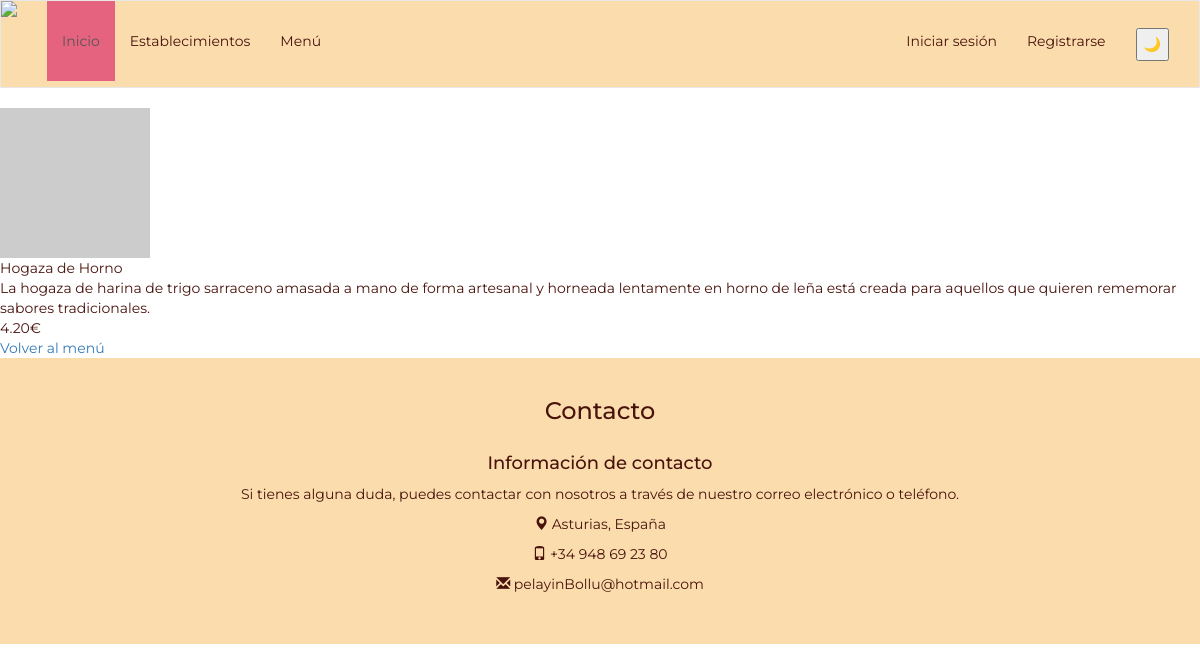
Screenshot of /pagina_destino.php?id=2 with the database file from the repository.
### tables this page shows
CREATE TABLE `productos` (
  `id` int NOT NULL AUTO_INCREMENT,
  `nombre` varchar(45) DEFAULT NULL,
  `descripcion` varchar(255) DEFAULT NULL,
  `precio` decimal(4,2) DEFAULT NULL,
  `categorias_id` int NOT NULL,
  `imagen` longblob NOT NULL,
  PRIMARY KEY (`id`),
  KEY `fk_Productos_Categorias_idx` (`categorias_id`),
  CONSTRAINT `fk_Productos_Categorias` FOREIGN KEY (`categorias_id`) REFERENCES `categorias` (`id`)
);

### pagina_destino.php (the view, shortened to what this page needs)
<?php
include 'includes/templates/header.php';
$bd = conectarDB();
if (isset($_GET['id'])) {
    $idProducto = $_GET['id'];
    $consulta = $bd->prepare("SELECT id, nombre, descripcion, precio, imagen FROM productos WHERE id = ?");
    $consulta->bind_param("i", $idProducto);
    $consulta->execute();
    $resultado = $consulta->get_result();
    $producto = $resultado->fetch_assoc();
    if ($producto) {
        ?>
        <body>
            <div class="producto-destino">
                <?php
                if (!empty($producto['imagen'])) {
                    echo "<div class='celda-imagen-destino'><img class='imagen-producto-destino' src='../imagenes/" . $producto['imagen'] . "'></div>";
                } else {
                    echo "<div class='celda-imagen'-destino><img class='imagen-producto-destino' src='https://via.placeholder.com/150'></div>";
                }
                ?>
                <div class="celda-nombre-destino">
                    <?= isset($producto['nombre']) ? $producto['nombre'] : '' ?>
                </div>
                <div class="celda-descripcion-destino">
                    <?= isset($producto['descripcion']) ? $producto['descripcion'] : '' ?>
                </div>
                <div class="celda-precio-destino">
                    <?= isset($producto['precio']) ? $producto['precio'] : '' ?>€
                </div>
                <div>
                    <a href="menu.php">Volver al menú</a>
                </div>
            </div>
        </body>
        <?php
    } else {
        echo "Producto no encontrado";
    }
} else {
    echo "ID de producto no proporcionado";
}
include 'includes/templates/footer.php';
?>

### includes/templates/header.php (shortened to what this page needs)
<!DOCTYPE html>
<html lang="es">
<head>
    <link rel='stylesheet' href='https://maxcdn.bootstrapcdn.com/bootstrap/3.3.7/css/bootstrap.min.css'>
    <link rel="stylesheet" href="styles/index.css" />
</head>
<body>
    <nav class="navbar navbar-default">
        <div class="container-fluid">
            <div class="navbar-header">
                <a class="navbar-brand" href="./index.php">
                    <img src="https://res.cloudinary.com/dbqqjaqqa/image/upload/v1489836162/smaller_size_logo_wigzr1.png"></img>
                </a>
            </div>
            <div class="collapse navbar-collapse" id="myNavbar">
                <ul class="nav navbar-nav">
                    <li class="active"><a href="./index.php">Inicio</a></li>
                    <li><a href="contacto.php">Establecimientos</a></li>
                    <li><a href="menu.php">Menú</a></li>
                </ul>
                <ul class="nav navbar-nav navbar-right">
                    <?php if (!isset($_SESSION['usuario'])) : ?>
                        <li><a href="inicioSesion.php">Iniciar sesión</a></li>
                        <li><a href="registro.php">Registrarse</a></li>
                    <?php endif; ?>
                    <li><a><button class="dark">🌙</button></a></li>
                </ul>
            </div>
        </div>
    </nav>
</body>
</html>

### includes/templates/footer.php (shortened to what this page needs)
<footer class="container-fluid text-center">
        <div class="row">
            <div>
                <h3>Contacto</h3>
                <h4>Información de contacto</h4>
                <p>Si tienes alguna duda, puedes contactar con nosotros a través de nuestro correo electrónico o
                    teléfono.</p>
                <p><span class="glyphicon glyphicon-map-marker"></span> Asturias, España</p>
                <p><span class="glyphicon glyphicon-phone"></span> +34 948 69 23 80</p>
                <p><span class="glyphicon glyphicon-envelope"></span> pelayinBollu@hotmail.com</p>
            </div>
    </footer>
</body>
</html>

### styles/index.css (style rules this page uses)
* { box-sizing: border-box; }
body { font-family: 'Montserrat', sans-serif; background-image: url("https://res.cloudinary.com/dbqqjaqqa/image/upload/v1490097089/bg_ftta6d.png"); color: #49130c; }
.navbar { min-height: 80px; background-color: #fbdcad; border-radius: 0px; }
.navbar-brand { padding: 0px; height: 80px; background-color: #fbdcad; margin-right: 30px; }
.navbar-default .navbar-nav > li > a { color: #49130c; }
@media (min-width: 768px) { .navbar-nav > li > a { padding-top: 26.5px; padding-bottom: 26.5px; line-height: 27px; } }
.navbar-default .navbar-nav > .active > a, .navbar-default .navbar-nav > .open > a { background-color: #e6637f; }
.navbar-brand>img { height: 80px; }
h3 { padding: 20px; }
footer { background-color: #fbdcad; padding: 0 0 40px; }
ul { list-style-type: none; margin: 0; padding: 0 0 0 50px; }

### rows the page displays
productos: nombre "Hogaza de Horno", descripcion "La hogaza de harina de trigo sarraceno amasada a mano de forma artesanal y horneada lentamente en horno de leña está creada para aquellos que quieren rememorar sabores tradicionales.", precio "4.20"
